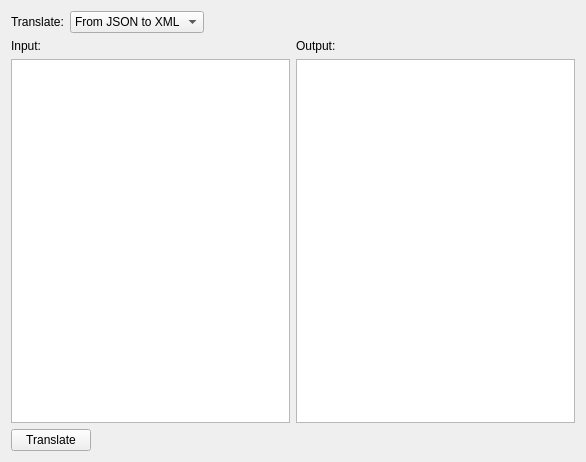
<?xml version="1.0" encoding="UTF-8"?>
<ui version="4.0">
 <class>MainWindow</class>
 <widget class="QMainWindow" name="MainWindow">
  <property name="geometry">
   <rect>
    <x>0</x>
    <y>0</y>
    <width>586</width>
    <height>462</height>
   </rect>
  </property>
  <property name="windowTitle">
   <string>MainWindow</string>
  </property>
  <widget class="QWidget" name="centralWidget">
   <layout class="QVBoxLayout" name="verticalLayout">
    <item>
     <layout class="QHBoxLayout" name="horizontalLayout">
      <property name="sizeConstraint">
       <enum>QLayout::SetDefaultConstraint</enum>
      </property>
      <item>
       <widget class="QLabel" name="label">
        <property name="text">
         <string>Translate:</string>
        </property>
       </widget>
      </item>
      <item>
       <widget class="QComboBox" name="comboBox">
        <property name="sizeAdjustPolicy">
         <enum>QComboBox::AdjustToContents</enum>
        </property>
        <item>
         <property name="text">
          <string>From JSON to XML</string>
         </property>
        </item>
        <item>
         <property name="text">
          <string>From XML to JSON</string>
         </property>
        </item>
       </widget>
      </item>
      <item>
       <spacer name="horizontalSpacer">
        <property name="orientation">
         <enum>Qt::Horizontal</enum>
        </property>
        <property name="sizeHint" stdset="0">
         <size>
          <width>40</width>
          <height>20</height>
         </size>
        </property>
       </spacer>
      </item>
     </layout>
    </item>
    <item>
     <layout class="QGridLayout" name="gridLayout">
      <item row="0" column="0">
       <widget class="QLabel" name="label_2">
        <property name="text">
         <string>Input:</string>
        </property>
       </widget>
      </item>
      <item row="0" column="1">
       <widget class="QLabel" name="label_3">
        <property name="text">
         <string>Output:</string>
        </property>
       </widget>
      </item>
      <item row="1" column="0">
       <widget class="QTextEdit" name="inputText"/>
      </item>
      <item row="1" column="1">
       <widget class="QTextBrowser" name="outputText"/>
      </item>
     </layout>
    </item>
    <item>
     <layout class="QHBoxLayout" name="horizontalLayout_2">
      <item>
       <widget class="QPushButton" name="pushButton">
        <property name="text">
         <string>Translate</string>
        </property>
       </widget>
      </item>
      <item>
       <spacer name="horizontalSpacer_2">
        <property name="orientation">
         <enum>Qt::Horizontal</enum>
        </property>
        <property name="sizeHint" stdset="0">
         <size>
          <width>40</width>
          <height>20</height>
         </size>
        </property>
       </spacer>
      </item>
     </layout>
    </item>
   </layout>
  </widget>
 </widget>
 <layoutdefault spacing="6" margin="11"/>
 <resources/>
 <connections/>
</ui>
